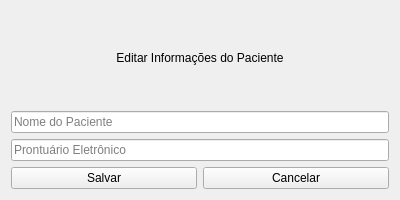
<ui version="4.0">
 <class>EditarPaciente</class>
 <widget class="QWidget" name="EditarPaciente">
  <property name="geometry">
   <rect>
    <x>0</x>
    <y>0</y>
    <width>400</width>
    <height>200</height>
   </rect>
  </property>
  <property name="windowTitle">
   <string>Editar Paciente</string>
  </property>
  <layout class="QVBoxLayout" name="verticalLayout">

   <item>
    <widget class="QLabel" name="labelTitulo">
     <property name="text">
      <string>Editar Informações do Paciente</string>
     </property>
     <property name="alignment">
      <set>Qt::AlignCenter</set>
     </property>
    </widget>
   </item>

   <item>
    <widget class="QLineEdit" name="inputNome">
     <property name="placeholderText">
      <string>Nome do Paciente</string>
     </property>
    </widget>
   </item>

   <item>
    <widget class="QLineEdit" name="inputProntuario">
     <property name="placeholderText">
      <string>Prontuário Eletrônico</string>
     </property>
    </widget>
   </item>

   <item>
    <layout class="QHBoxLayout" name="horizontalLayoutBotoes">
     <item>
      <widget class="QPushButton" name="botaoSalvar">
       <property name="text">
        <string>Salvar</string>
       </property>
      </widget>
     </item>
     <item>
      <widget class="QPushButton" name="botaoCancelar">
       <property name="text">
        <string>Cancelar</string>
       </property>
      </widget>
     </item>
    </layout>
   </item>

  </layout>
 </widget>
 <resources/>
 <connections/>
</ui>
